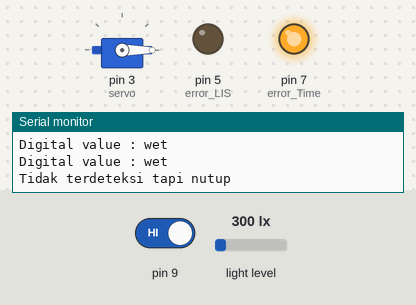
The sketch below on a simulated Arduino Uno, built with avr-gcc and run on an emulated ATmega328P. Parts: servo, output pins drawn as LEDs (lit = HIGH), the last lines printed to the serial monitor. Inputs (shaded band) come from the test bench; at power-on: pin 9 HIGH, light level 300 lx. Storage starts empty.

Above: at 3.2 s.
3.3 s: pin 9 driven LOW
At 4.8 s:
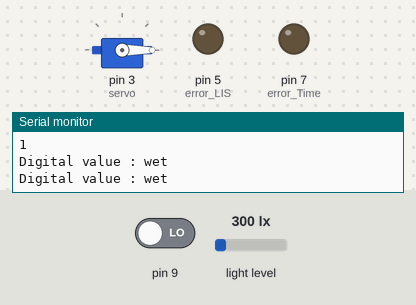
5.1 s: pin 9 driven HIGH
At 6.5 s:
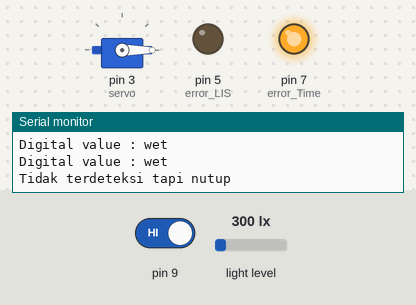
Timing chart, 0 to 8.1 s (numbered marks = the images above; inputs shaded):
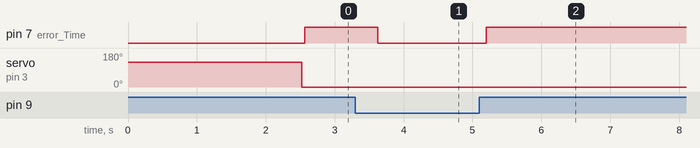

Measured:
- after the input at 3.3 s, pin 7 (error_Time): HIGH → LOW after 0.32 s
- after the input at 5.1 s, pin 7 (error_Time): LOW → HIGH after 0.10 s

The sketch:

MainV6B.ino
```cpp
#include <Wire.h>
#include <BH1750.h>
#include <Servo.h>
#include <SD.h>
#include <SPI.h>

BH1750 lightMeter;
Servo servo;
File myFile;

void loggingSetup(){
  if (SD.begin()){
    Serial.println("SD card is ready to use.");
  }
  else{
   Serial.println("SD card initialization failed");
   return;
  }
}

void irSetup(){
  pinMode(9, INPUT);
}

void ServoSetup(){
  servo.attach(3);
  servo.write(0);
  servo.write(130);
  delay(2000);
}

void lisSetup(){
  lightMeter.begin();
}

void setup()
{
  lisSetup();
  ServoSetup();
  loggingSetup();
  irSetup();
  Serial.begin(9600);
  Wire.begin();
  pinMode(5, OUTPUT); //error LIS
  pinMode(7, OUTPUT); //error Time, Servo
}

void loop()
{
  errorCorrection();
  Serial.println(getLightInstensity());
  Serial.println(RainModule());
  if( RainModule() == 0 && getLightInstensity() < 1000){
    servo.write(130);
  }
  else{
    servo.write(0);
  }
  loggingFile();

}

void errorCorrection(){
  int sensorState = digitalRead(9);
  if (sensorState == LOW && servo.read() == 90){ //IR baca, tapi servo buka
    Serial.println("Tedeteksi tapi buka");
    digitalWrite(7, HIGH);
  }
  else if (sensorState == HIGH && servo.read() == 0){
    Serial.println("Tidak terdeteksi tapi nutup");
    digitalWrite(7, HIGH);
  }
  else{
    digitalWrite(7, LOW);
  }
  if(getLightInstensity() == -2 || getLightInstensity() == -1){
    digitalWrite(5, HIGH);
  }
  else{
    digitalWrite(5, LOW);
  }
  delay(500);
}

int loggingFile(){
  myFile = SD.open("logging.txt", FILE_WRITE);
  if (myFile){
    myFile.print(getLightInstensity());
    myFile.print(",");
    myFile.println(RainModule());
    myFile.close(); // close the file
  }
  //if the file didn't open, print an error:
  else {
    Serial.println("error opening logging.txt");
  }
}

int RainModule(){
  const int capteur_D = 0;
  const int capteur_A = A0;

  pinMode(capteur_D, INPUT);

  if(digitalRead(capteur_D) == LOW)
  {
    Serial.println("Digital value : wet");
    delay(1);
    return 1;
  }
  else
  {
    Serial.println("Digital value : dry");
    delay(1);
    return 0;
  }
}

float getLightInstensity(){
  float lux = lightMeter.readLightLevel(); //baca dari lightsensor
  return lux;
}
```
